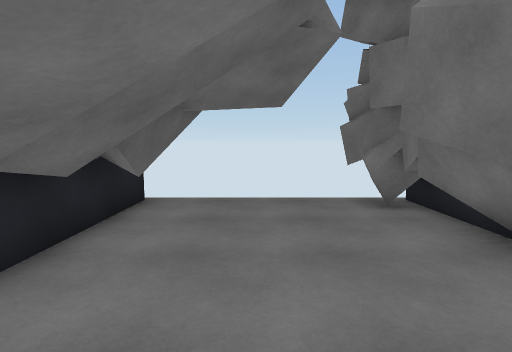
View 1 (above)

19 first-person views from a walk through a scene from a Unity 3-D project. The camera is 1.5 m above the floor, tilts 6° down and sees 80° across. The floor is counted in squares, 1 m on a side. Each view is taken from the middle of a square. On the plan, view 1 faces up. The plan holds only what a view shows up to about 15 squares ahead; the rest is blank. The place goes on beyond the plan.

View 2
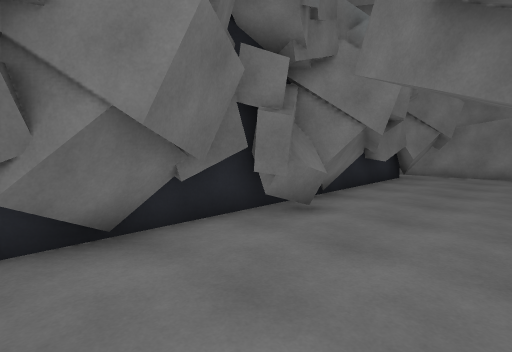

View 3
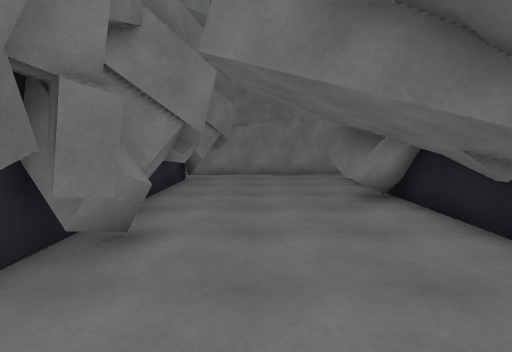

View 4
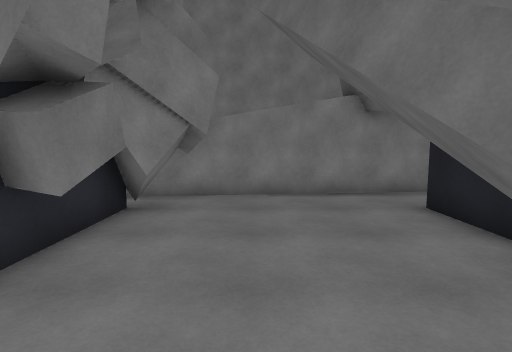

View 5
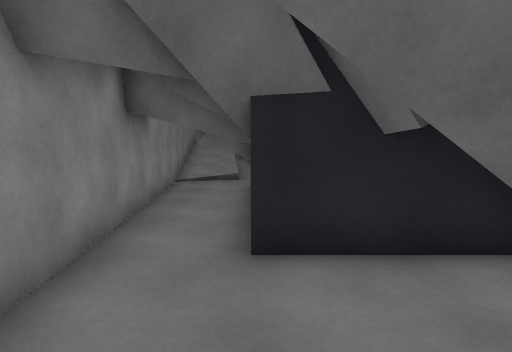

View 6
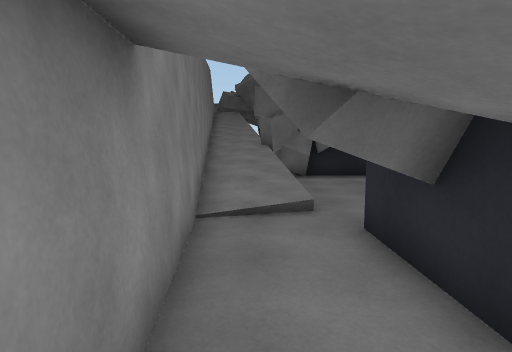

View 7
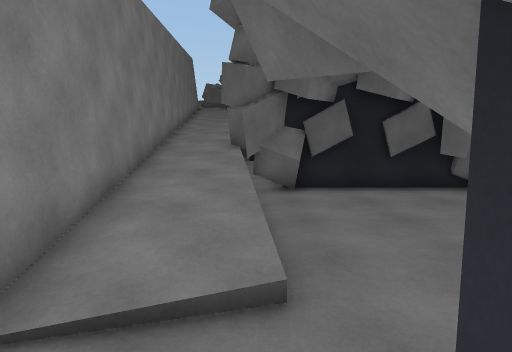

View 8
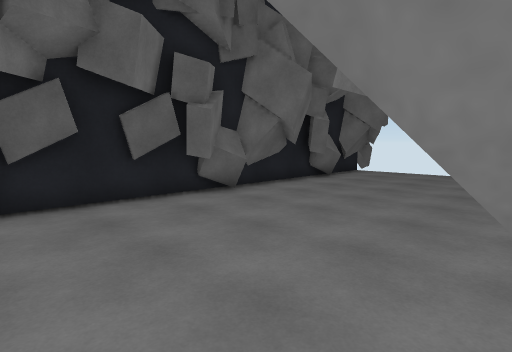

View 9
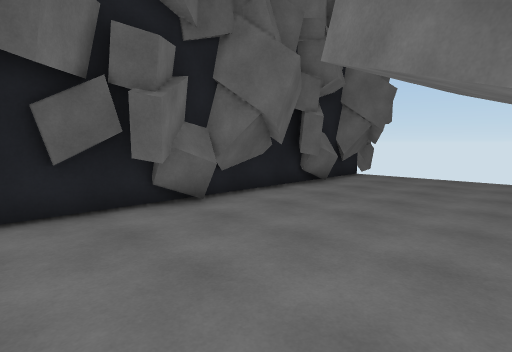

View 10
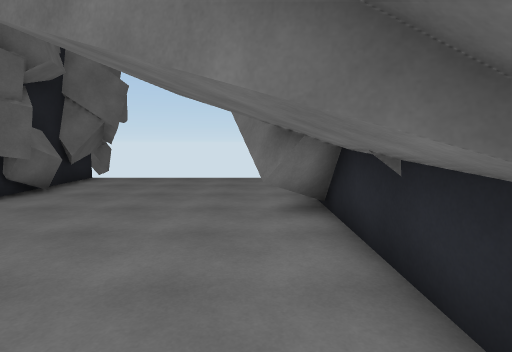

View 11
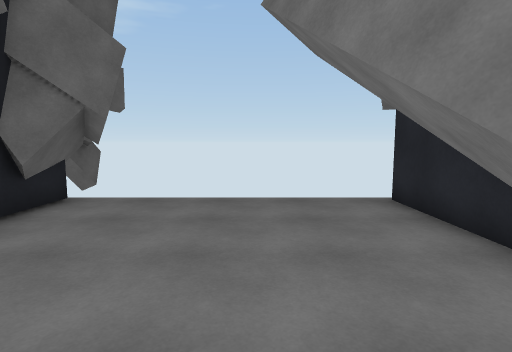

View 12
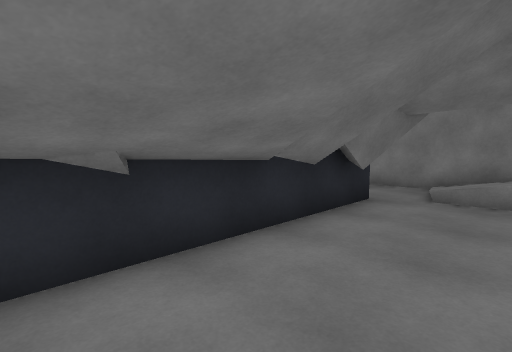

View 13
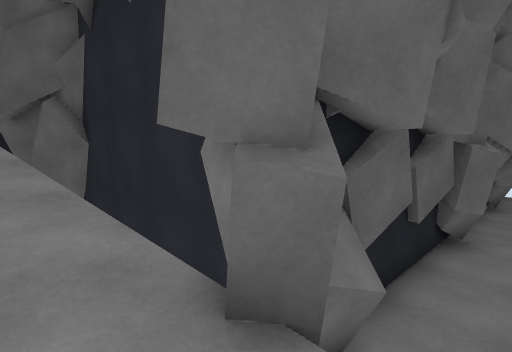

View 14
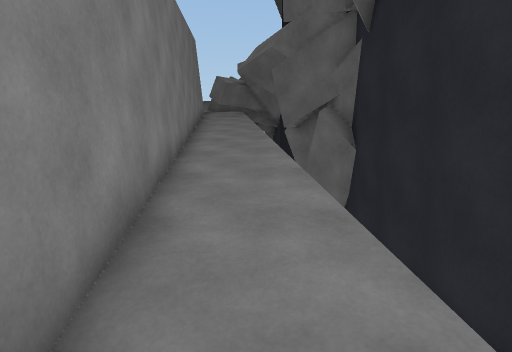

View 15
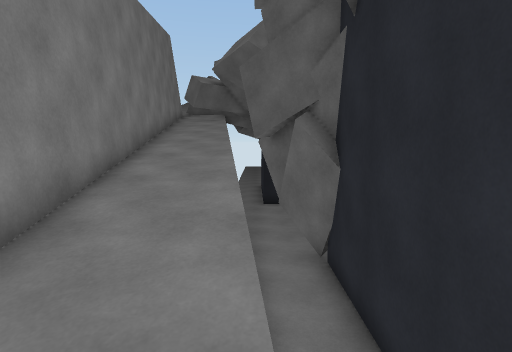

View 16
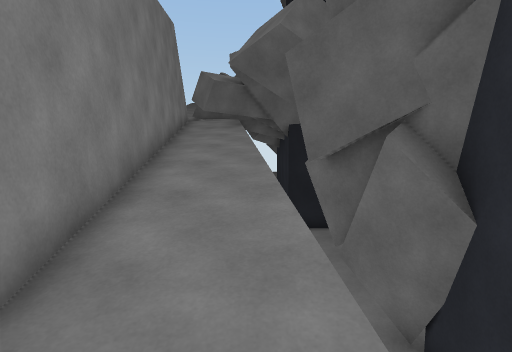

View 17
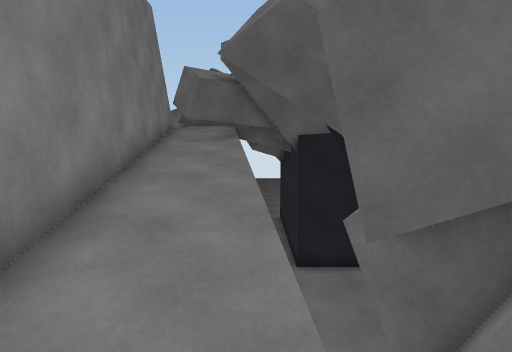

View 18
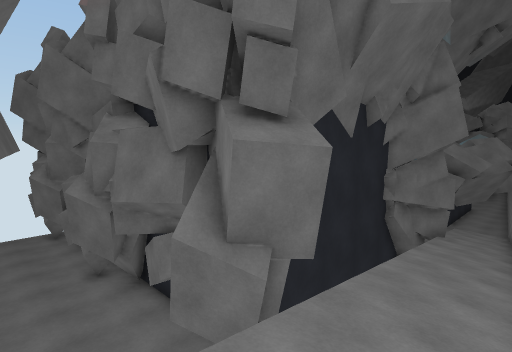

View 19
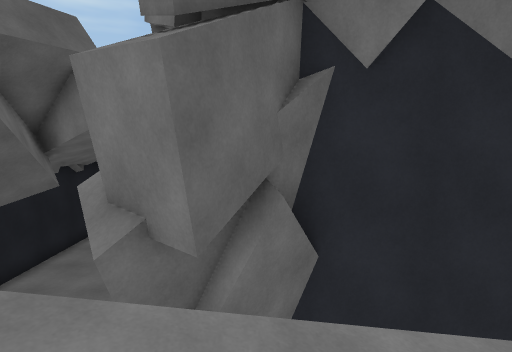

### Floor plan
Key: @ floor where view 1 was taken; # wall or solid block; . main floor; : floor 1.5 m higher than the main floor; + floor 1.75 m higher than the main floor; * floor 4 m higher than the main floor; % floor 4.25 m higher than the main floor; / step, stairs or slope; = window, fence, low wall or low ledge; ^ raised ledge; v drop or lower ground; B grey block.
Columns run from 36 left of view 1 to 4 right of it. Each row starts with its distance up from view 1.
  9                 ##                     #
  8                  #........#      #.....#B
  7                   ........#      #.....BB
  6     vv           #........#      ##....BB
  5     vvv          #.......##      ##....BB
  4     vvv          #.......##      ##....B
  3     vvv          #......###      ##....#B
  2     vvv          #......###      ##....##
  1     vvv          #......###      ##....#
  0     vvv#         #.......##      ##.@..BB
 -1     vvv          #.......##      ##....BB
 -2     vv#          #.......##      ###...BB
 -3   ##vv##         #.......##      ###...##
 -4  ###vvv#         #.......##      ###....
 -5   #vvv##         #.......##      ##....BB
 -6   #v  v #        #.......##      ##.....
 -7        ##        #.......##      #.....B#
 -8 #  vvv^###########........########.....B
 -9 # vvvv###vvvvvvv###/==v=/...#..........#B
-10 #vvvvvv#vvvvvvv/+#:///////.........######
-11 #vvvvvv///////////////////##########
-12 ##%//////////////##########
-13 ##*//////#########
-14 ##########

Where each view was taken, in squares from view 1:
view 1: 0 up, 0 right, facing up
view 2: 6 up, 1 left, facing down-right
view 3: 5 up, 1 right, facing down
view 4: 1 down, 1 right, facing down
view 5: 8 down, 1 right, facing left
view 6: 10 down, 5 left, facing left
view 7: 9 down, 9 left, facing left
view 8: 8 down, 11 left, facing up-left
view 9: 6 down, 12 left, facing up-left
view 10: 5 down, 12 left, facing up
view 11: 0 up, 14 left, facing up
view 12: 0 up, 14 left, facing down-right
view 13: 11 down, 17 left, facing up-left
view 14: 11 down, 18 left, facing left
view 15: 10 down, 20 left, facing left
view 16: 11 down, 23 left, facing left
view 17: 11 down, 26 left, facing left
view 18: 13 down, 33 left, facing up-right
view 19: 13 down, 28 left, facing up
